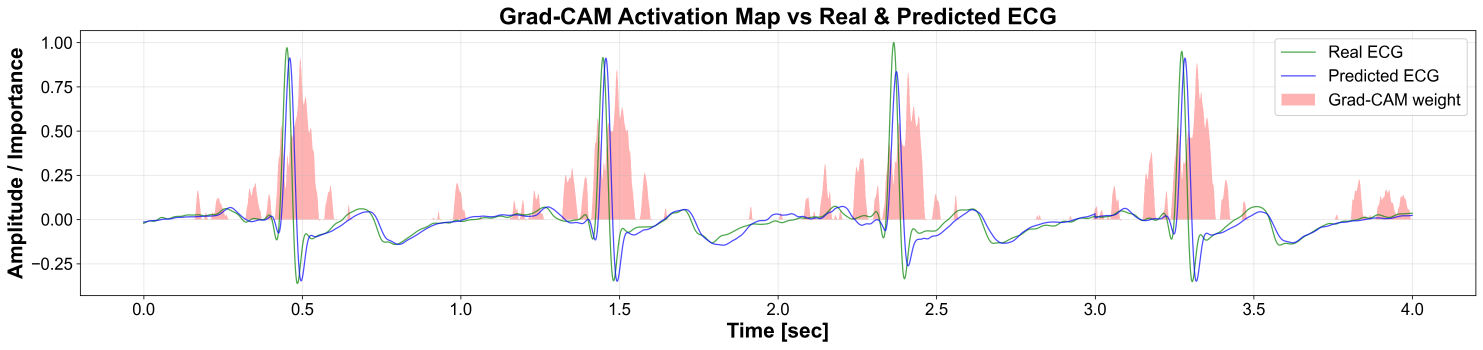
#> input picture plot_data/supplement_figure_S4/retained_source_export/grad_cam_activation_map.png, 5932 x 1397 px (shown at 1/4 size)
$ python plot_recovered_gradcam.py
#> lines starting #> are read from the running program, lines starting #| are printed output that depends on the picture
from __future__ import annotations

from pathlib import Path

import matplotlib.pyplot as plt
import numpy as np
from PIL import Image, ImageOps, ImageDraw


SAMPLE_RATE = 2000
HIGH_ACTIVATION_THRESHOLD = 0.3


def draw_overlay(axis, time, prediction, grad_cam, add_colorbar=True):
    axis.plot(time, prediction, color="blue", linewidth=0.8, label="Predicted ECG")
    axis.fill_between(
        time,
        prediction.min(),
        prediction.max(),
        where=grad_cam > HIGH_ACTIVATION_THRESHOLD,
        alpha=0.3,
        color="red",
        label="High Grad-CAM activation",
    )
    scatter = axis.scatter(time, prediction, c=grad_cam, cmap="jet", s=1, zorder=5)
    axis.set_ylabel("Amplitude")
    axis.set_title("Grad-CAM on Predicted ECG (layer: gen_masks)")
    axis.legend(loc="upper right")
    axis.grid(True)
    if add_colorbar:
        plt.colorbar(scatter, ax=axis, label="Grad-CAM Importance")
    return scatter


def draw_activation_map(axis, time, reference, prediction, grad_cam):
    scale = np.max(np.abs(prediction))
    axis.plot(time, reference, color="green", linewidth=0.8, alpha=0.7, label="Real ECG")
    axis.plot(time, prediction, color="blue", linewidth=0.8, alpha=0.7, label="Predicted ECG")
    axis.fill_between(
        time,
        0,
        grad_cam * scale,
        step="mid",
        alpha=0.3,
        color="red",
        label="Grad-CAM weight",
    )
    axis.set_xlabel("Time [sec]")
    axis.set_ylabel("Amplitude / Importance")
    axis.set_title("Grad-CAM Activation Map vs Real & Predicted ECG")
    axis.legend(loc="upper right")
    axis.grid(True)


def make_confirmation_sheet(original_path: Path, regenerated_path: Path, output_path: Path):
    original = Image.open(original_path).convert("RGB")
    regenerated = Image.open(regenerated_path).convert("RGB")
    target_height = max(original.height, regenerated.height)

    def fit_height(image):
        width = round(image.width * target_height / image.height)
        return image.resize((width, target_height), Image.Resampling.LANCZOS)

    original = fit_height(original)
    regenerated = fit_height(regenerated)
    header = 80
    gap = 20
    sheet = Image.new(
        "RGB",
        (original.width + regenerated.width + gap, target_height + header),
        "white",
    )
    sheet.paste(original, (0, header))
    sheet.paste(regenerated, (original.width + gap, header))
    draw = ImageDraw.Draw(sheet)
    draw.text((20, 25), "Retained paper source", fill="black")
    draw.text((original.width + gap + 20, 25), "Regenerated from recovered P13 arrays", fill="black")
    sheet = ImageOps.contain(sheet, (6000, 2400))
    sheet.save(output_path, quality=95)


def main():
    root = Path(__file__).resolve().parent
    prediction = np.load(root / "paper_prediction_segment.npy")
#> (reads plot_data/supplement_figure_S3/segment_match_search/recovered_paper_arrays/paper_prediction_segment.npy from the repository)
    reference = np.load(root / "paper_input_segment.npy")
#> (reads plot_data/supplement_figure_S3/segment_match_search/recovered_paper_arrays/paper_input_segment.npy from the repository)
    grad_cam = np.load(root / "paper_grad_cam_upsampled.npy")
#> (reads plot_data/supplement_figure_S3/segment_match_search/recovered_paper_arrays/paper_grad_cam_upsampled.npy from the repository)
    time = np.arange(prediction.size) / SAMPLE_RATE

    fig, axes = plt.subplots(2, 1, figsize=(20, 8), sharex=True)
    draw_overlay(axes[0], time, prediction, grad_cam)
    draw_activation_map(axes[1], time, reference, prediction, grad_cam)
    fig.tight_layout()
    combined_png = root / "recovered_grad_cam_predicted_ecg.png"
    fig.savefig(combined_png, dpi=150, bbox_inches="tight")
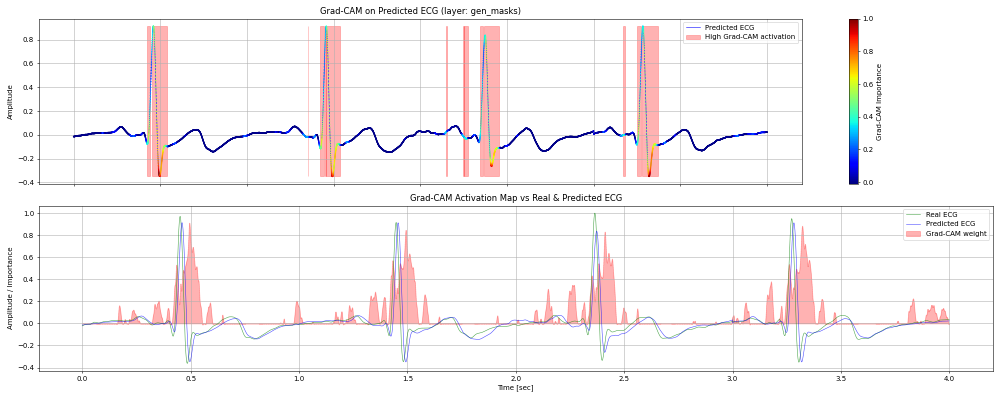
#> figure drawn by matplotlib, 3 panels; panel 2: curve peaks at x = 2.37, y = 1; panel 2: curve peaks at x = 0.461, y = 0.913
    fig.savefig(root / "recovered_grad_cam_predicted_ecg.svg", bbox_inches="tight")
    plt.close(fig)

    retained_name = "grad_cam_activation_map.png"
    original = root.parent / "retained_source_export" / retained_name
    make_confirmation_sheet(
        original,
        combined_png,
        root / "retained_vs_recovered_comparison.png",
    )
#> in make_confirmation_sheet, `regenerated = Image.open(regenerated_path).convert("RGB")`:
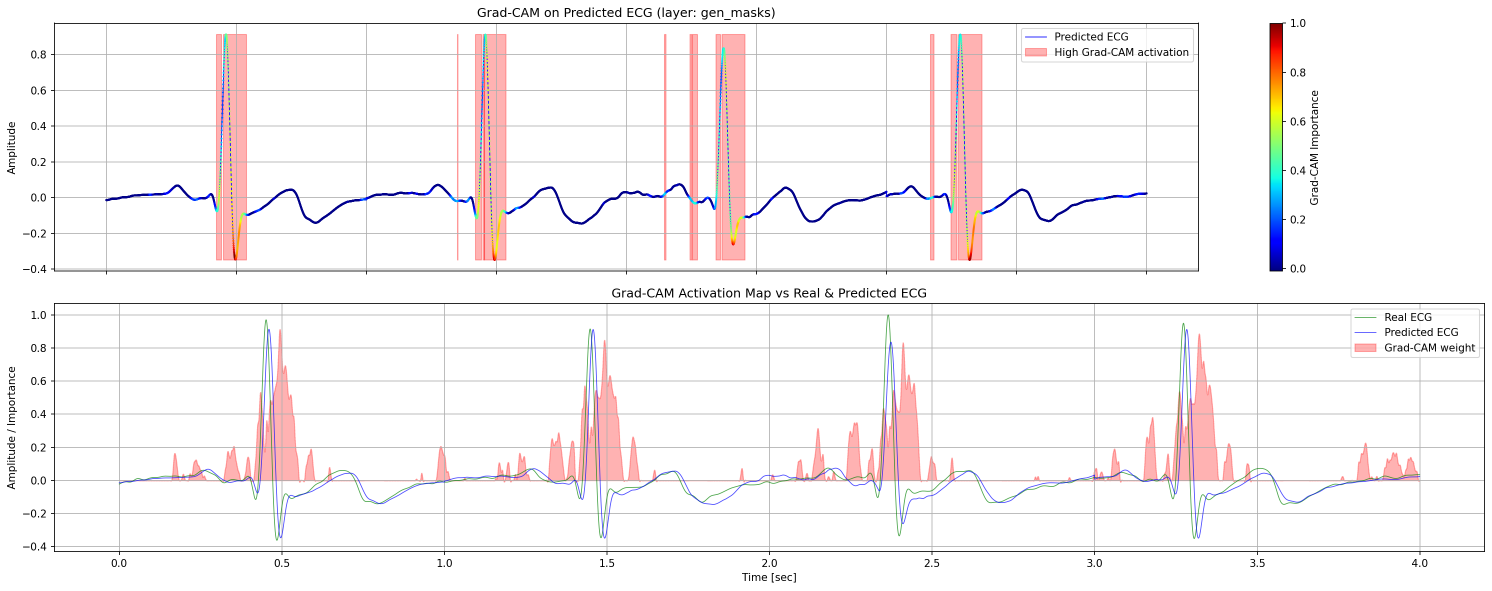
#> regenerated: PIL image 2984x1181 RGB (shown at 1/2 size); mean R, G, B 247.7, 243.6, 244.2
#> in make_confirmation_sheet, `sheet = Image.new( "RGB", (original.width + regenerated.width + gap, t..`: sheet: PIL image 9482x1477 RGB; every value is 255
#> in make_confirmation_sheet, `sheet.paste(original, (0, header))`:
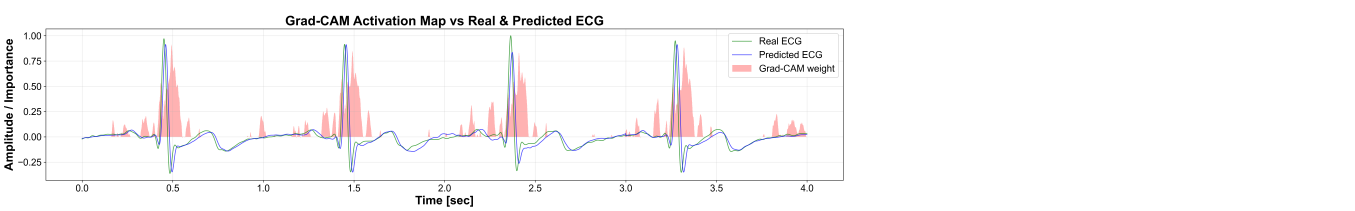
#> sheet: PIL image 9482x1477 RGB (shown at 1/7 size); mean R, G, B 249.9, 248.6, 249
#> in make_confirmation_sheet, `sheet.paste(regenerated, (original.width + gap, header))`:
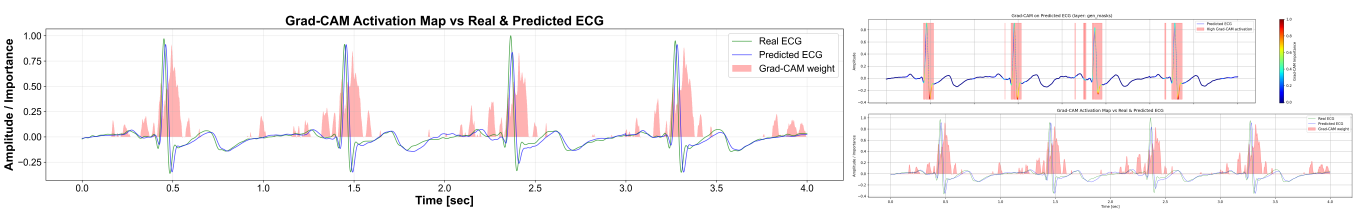
#> sheet: PIL image 9482x1477 RGB (shown at 1/7 size); mean R, G, B 247.2, 244.5, 245.1
#> in make_confirmation_sheet, `sheet = ImageOps.contain(sheet, (6000, 2400))`:
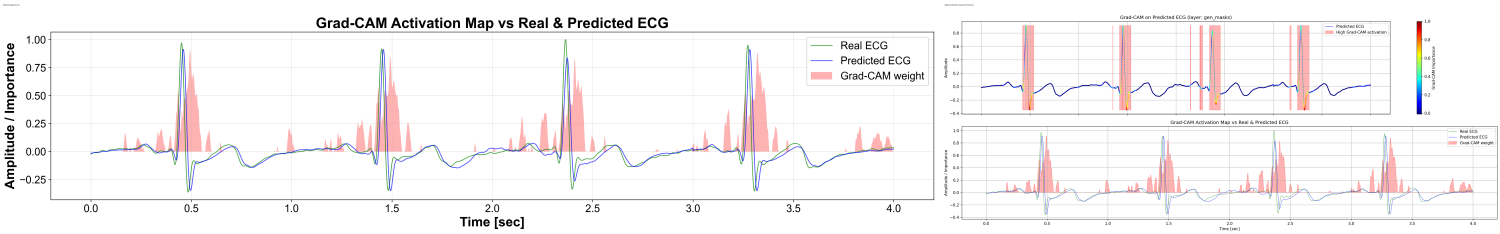
#> sheet: PIL image 6000x935 RGB (shown at 1/4 size); mean R, G, B 247.1, 244.4, 245

    fig, axis = plt.subplots(figsize=(20, 5))
    draw_overlay(axis, time, prediction, grad_cam)
    axis.set_xlabel("Time [sec]")
    fig.tight_layout()
    fig.savefig(root / "recovered_grad_cam_overlay.png", dpi=300, bbox_inches="tight")
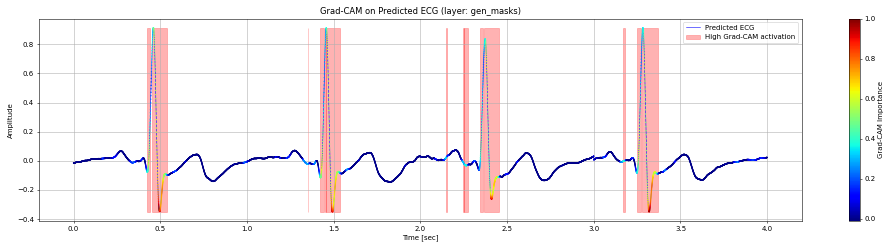
#> figure drawn by matplotlib, 2 panels; panel 1: curve peaks at x = 0.461, y = 0.913
    fig.savefig(root / "recovered_grad_cam_overlay.svg", bbox_inches="tight")
    plt.close(fig)

    fig, axis = plt.subplots(figsize=(20, 5))
    draw_activation_map(axis, time, reference, prediction, grad_cam)
    fig.tight_layout()
    fig.savefig(root / "recovered_grad_cam_activation_map.png", dpi=300, bbox_inches="tight")
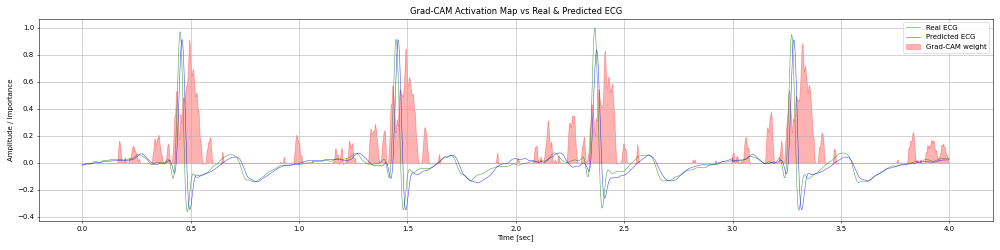
#> figure drawn by matplotlib, 1 panel; curve peaks at x = 2.37, y = 1; curve peaks at x = 0.461, y = 0.913
    fig.savefig(root / "recovered_grad_cam_activation_map.svg", bbox_inches="tight")
    plt.close(fig)

    print(f"Saved regenerated figures to {root}")


if __name__ == "__main__":
    main()
